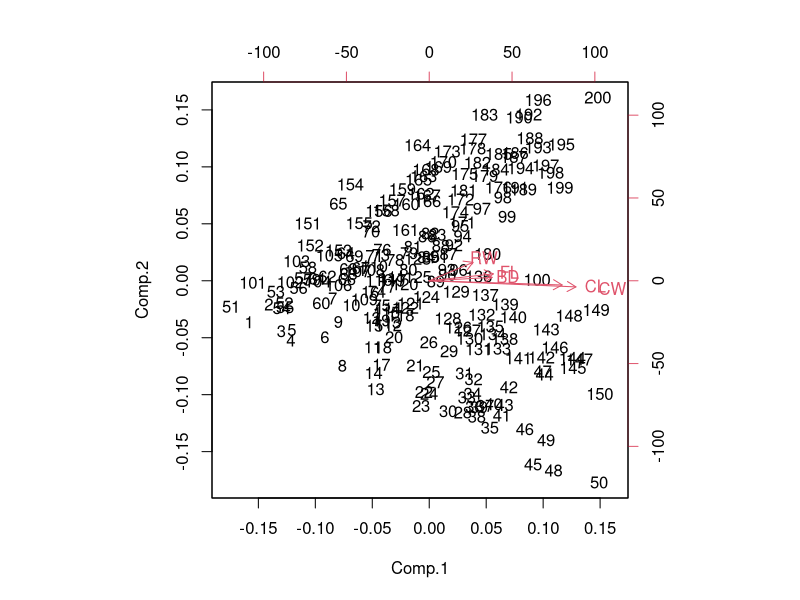
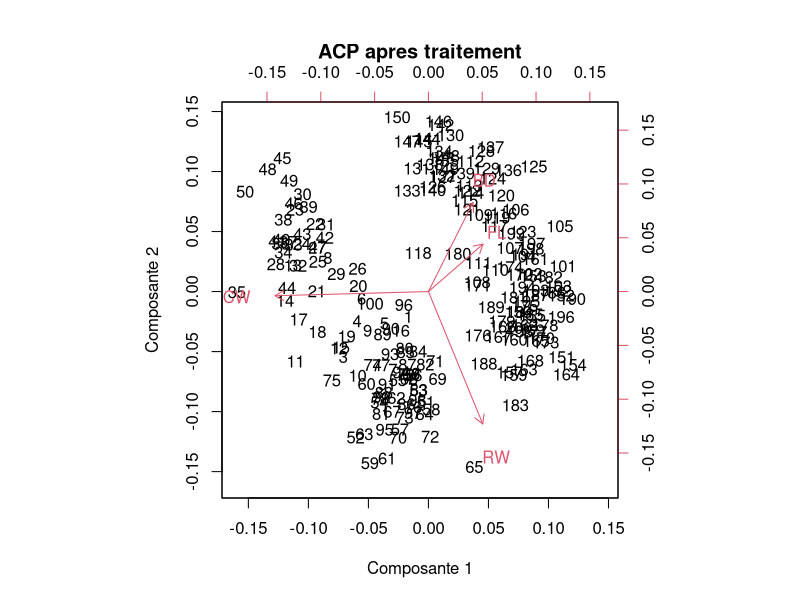
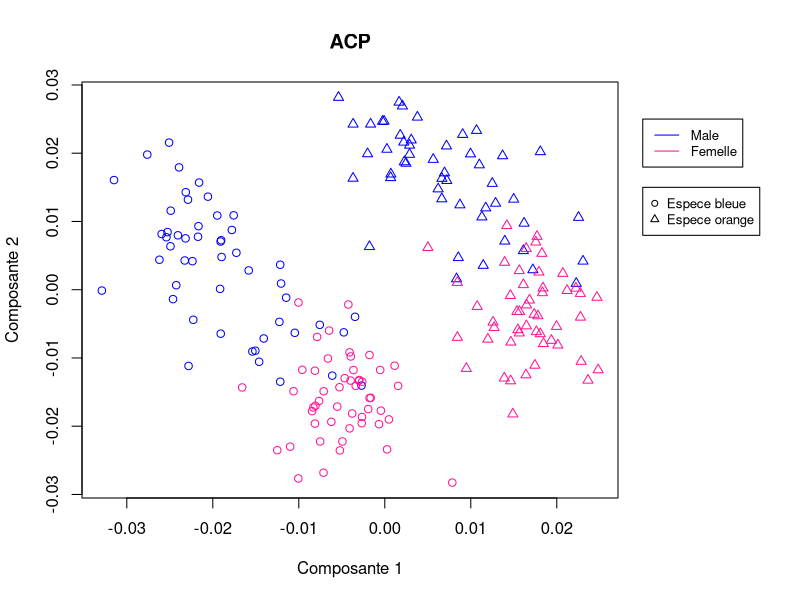
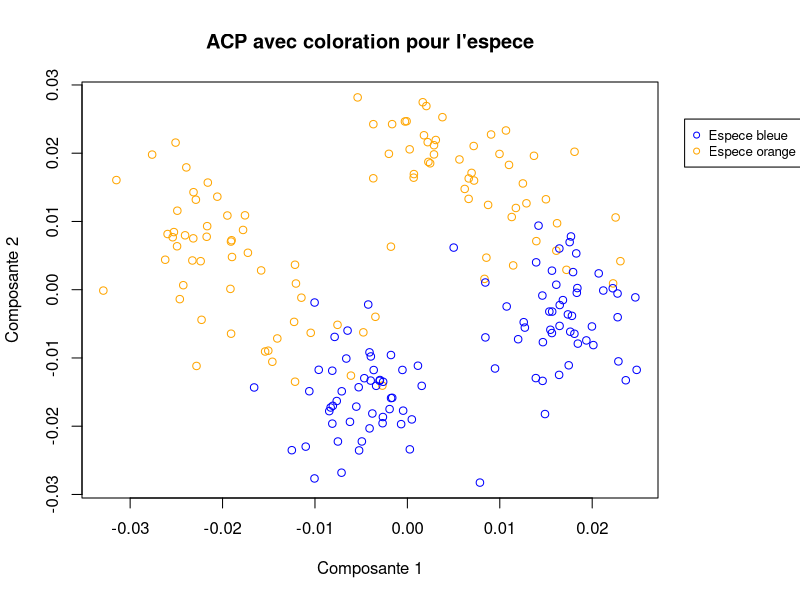
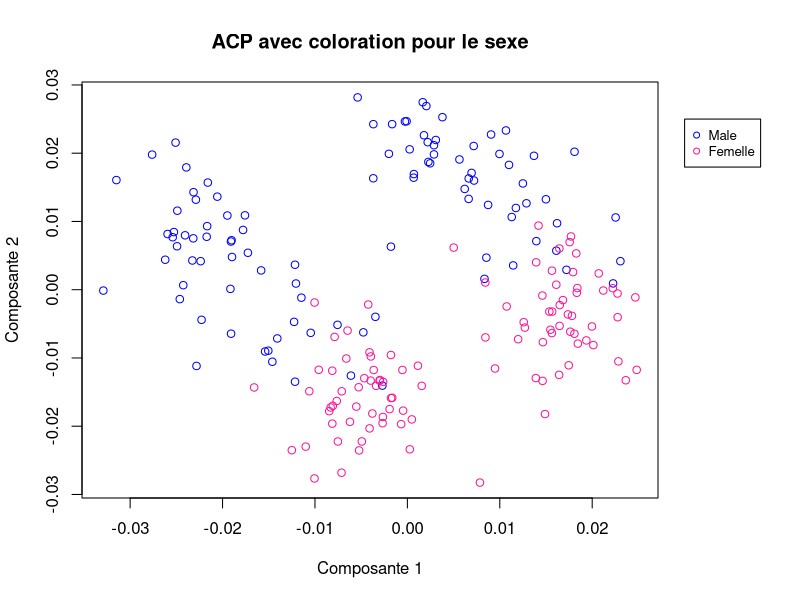

These charts were generated, in order, by the following R code:
library(MASS)

#sans traitement
acpSansTraitement <- princomp(crabs[, 4:8])
png("ex3ACPSansTraitementBiplot.png", width = 400, height = 400)
biplot(acpSansTraitement)
dev.off()
cat("ex3ACPSansTraitementBiplot.png sauvegardee\n")

#traitement
crabsNormalises <- crabs[, c(4, 5, 7, 8)] / rowSums(crabs[, c(4, 5, 7, 8)])
acp <- princomp(crabsNormalises)
png("ex3ACPBiplot.png", width = 400, height = 400)
biplot(acp,
       main = "ACP apres traitement",
       xlab = "Composante 1",
       ylab = "Composante 2")
dev.off()
cat("ex3ACPBiplot.png sauvegardee\n")

png("ex3ACPPlotSpeciesSexes.png", width = 450, height = 400)
par(xpd = T, mar = par()$mar + c(0,0,0,7))
plot(acp$scores[, 1], 
     acp$scores[, 2], 
     main = "ACP",
     xlab = "Composante 1",
     ylab = "Composante 2",
     col = c("deeppink", "blue")[crabs[, 2]],
     pch = c(1, 2)[crabs[, 1]])
legend(0.03, 0.025, 
       c("Male", "Femelle"),
       col = c("blue", "deeppink"),
       cex = 0.8,
       lwd = 1, lty = 1)
legend(0.03, 0.015,
       c("Espece bleue", "Espece orange"),
       cex = 0.8,
       pch = c(1,2))
par(mar=c(5, 4, 4, 2) + 0.1)
dev.off()
cat("ex3ACPPlotSpeciesSexes.png sauvegardee\n")

png("ex3ACPPlotSpecies.png", width = 450, height = 400)
par(xpd = T, mar = par()$mar + c(0,0,0,5))
plot(acp$scores[, 1],
     acp$scores[, 2],
     main = "ACP avec coloration pour l'espece",
     xlab = "Composante 1",
     ylab = "Composante 2",
     col = c("blue", "orange")[crabs[, 2]])
legend(0.03, 0.025,
       c("Espece bleue", "Espece orange"),
       col = c("blue", "orange"),
       cex = 0.8,
       pch = 1)
par(mar=c(5, 4, 4, 2) + 0.1)
dev.off()
cat("ex3ACPPlotSpecies.png sauvegardee\n")

png("ex3ACPPlotSexes.png", width = 450, height = 400)
par(xpd = T, mar = par()$mar + c(0,0,0,5))
plot(acp$scores[, 1],
     acp$scores[, 2],
     main = "ACP avec coloration pour le sexe",
     xlab = "Composante 1",
     ylab = "Composante 2",
     col = c("deeppink", "blue")[crabs[, 2]])
legend(0.03, 0.025,
       c("Male", "Femelle"),
       col = c("blue", "deeppink"),
       cex = 0.8,
       pch = 1)
par(mar=c(5, 4, 4, 2) + 0.1)
dev.off()
cat("ex3ACPPlotSexes.png sauvegardee\n")
